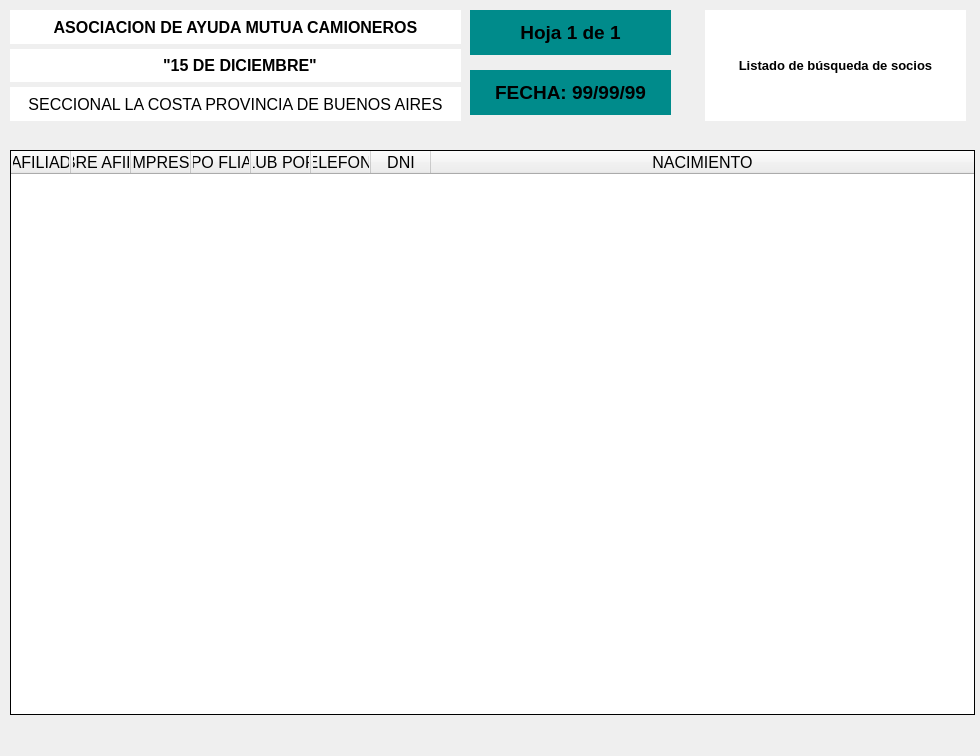
<?xml version="1.0" encoding="UTF-8"?>
<ui version="4.0">
 <class>PrintSociosBusqueda</class>
 <widget class="QWidget" name="PrintSociosBusqueda">
  <property name="geometry">
   <rect>
    <x>0</x>
    <y>0</y>
    <width>980</width>
    <height>756</height>
   </rect>
  </property>
  <property name="windowTitle">
   <string>Form</string>
  </property>
  <widget class="QLabel" name="labelFecha">
   <property name="geometry">
    <rect>
     <x>470</x>
     <y>70</y>
     <width>201</width>
     <height>45</height>
    </rect>
   </property>
   <property name="font">
    <font>
     <family>Arial</family>
     <pointsize>14</pointsize>
     <weight>75</weight>
     <bold>true</bold>
    </font>
   </property>
   <property name="styleSheet">
    <string notr="true">background-color: darkcyan;
color: black;</string>
   </property>
   <property name="text">
    <string>FECHA: 99/99/99</string>
   </property>
   <property name="alignment">
    <set>Qt::AlignCenter</set>
   </property>
  </widget>
  <widget class="QTableWidget" name="tableImpresion">
   <property name="geometry">
    <rect>
     <x>10</x>
     <y>150</y>
     <width>965</width>
     <height>565</height>
    </rect>
   </property>
   <property name="font">
    <font>
     <pointsize>12</pointsize>
    </font>
   </property>
   <property name="whatsThis">
    <string notr="true"/>
   </property>
   <property name="accessibleName">
    <string notr="true"/>
   </property>
   <property name="accessibleDescription">
    <string notr="true"/>
   </property>
   <property name="frameShape">
    <enum>QFrame::Box</enum>
   </property>
   <property name="frameShadow">
    <enum>QFrame::Plain</enum>
   </property>
   <property name="lineWidth">
    <number>1</number>
   </property>
   <property name="midLineWidth">
    <number>1</number>
   </property>
   <property name="verticalScrollBarPolicy">
    <enum>Qt::ScrollBarAlwaysOff</enum>
   </property>
   <property name="horizontalScrollBarPolicy">
    <enum>Qt::ScrollBarAlwaysOff</enum>
   </property>
   <property name="autoScroll">
    <bool>false</bool>
   </property>
   <property name="autoScrollMargin">
    <number>0</number>
   </property>
   <property name="editTriggers">
    <set>QAbstractItemView::NoEditTriggers</set>
   </property>
   <property name="tabKeyNavigation">
    <bool>false</bool>
   </property>
   <property name="showDropIndicator" stdset="0">
    <bool>false</bool>
   </property>
   <property name="dragDropOverwriteMode">
    <bool>false</bool>
   </property>
   <property name="alternatingRowColors">
    <bool>true</bool>
   </property>
   <property name="selectionMode">
    <enum>QAbstractItemView::NoSelection</enum>
   </property>
   <property name="showGrid">
    <bool>true</bool>
   </property>
   <property name="gridStyle">
    <enum>Qt::SolidLine</enum>
   </property>
   <property name="wordWrap">
    <bool>false</bool>
   </property>
   <property name="cornerButtonEnabled">
    <bool>false</bool>
   </property>
   <attribute name="horizontalHeaderVisible">
    <bool>true</bool>
   </attribute>
   <attribute name="horizontalHeaderDefaultSectionSize">
    <number>60</number>
   </attribute>
   <attribute name="horizontalHeaderHighlightSections">
    <bool>false</bool>
   </attribute>
   <attribute name="horizontalHeaderMinimumSectionSize">
    <number>60</number>
   </attribute>
   <attribute name="horizontalHeaderStretchLastSection">
    <bool>true</bool>
   </attribute>
   <attribute name="verticalHeaderVisible">
    <bool>false</bool>
   </attribute>
   <attribute name="verticalHeaderDefaultSectionSize">
    <number>20</number>
   </attribute>
   <attribute name="verticalHeaderHighlightSections">
    <bool>false</bool>
   </attribute>
   <attribute name="verticalHeaderMinimumSectionSize">
    <number>20</number>
   </attribute>
   <column>
    <property name="text">
     <string># AFILIADO</string>
    </property>
    <property name="textAlignment">
     <set>AlignHCenter|AlignVCenter|AlignCenter</set>
    </property>
   </column>
   <column>
    <property name="text">
     <string>NOMBRE AFILIADO</string>
    </property>
    <property name="textAlignment">
     <set>AlignHCenter|AlignVCenter|AlignCenter</set>
    </property>
   </column>
   <column>
    <property name="text">
     <string>EMPRESA</string>
    </property>
    <property name="textAlignment">
     <set>AlignHCenter|AlignVCenter|AlignCenter</set>
    </property>
   </column>
   <column>
    <property name="text">
     <string>GPO FLIAR</string>
    </property>
    <property name="textAlignment">
     <set>AlignHCenter|AlignVCenter|AlignCenter</set>
    </property>
   </column>
   <column>
    <property name="text">
     <string>CLUB PORV</string>
    </property>
    <property name="textAlignment">
     <set>AlignHCenter|AlignVCenter|AlignCenter</set>
    </property>
   </column>
   <column>
    <property name="text">
     <string>TELEFONO</string>
    </property>
    <property name="textAlignment">
     <set>AlignHCenter|AlignVCenter|AlignCenter</set>
    </property>
   </column>
   <column>
    <property name="text">
     <string>DNI</string>
    </property>
    <property name="textAlignment">
     <set>AlignHCenter|AlignVCenter|AlignCenter</set>
    </property>
   </column>
   <column>
    <property name="text">
     <string>NACIMIENTO</string>
    </property>
    <property name="textAlignment">
     <set>AlignHCenter|AlignVCenter|AlignCenter</set>
    </property>
   </column>
  </widget>
  <widget class="QWidget" name="verticalLayoutWidget_2">
   <property name="geometry">
    <rect>
     <x>700</x>
     <y>10</y>
     <width>271</width>
     <height>111</height>
    </rect>
   </property>
   <layout class="QVBoxLayout" name="verticalLayout_3">
    <property name="spacing">
     <number>5</number>
    </property>
    <property name="leftMargin">
     <number>5</number>
    </property>
    <property name="topMargin">
     <number>0</number>
    </property>
    <property name="rightMargin">
     <number>5</number>
    </property>
    <property name="bottomMargin">
     <number>0</number>
    </property>
    <item>
     <layout class="QHBoxLayout" name="horizontalLayout_21">
      <item>
       <widget class="QLabel" name="labelNotas">
        <property name="font">
         <font>
          <family>Arial</family>
          <pointsize>10</pointsize>
          <weight>75</weight>
          <bold>true</bold>
         </font>
        </property>
        <property name="styleSheet">
         <string notr="true">background-color: white;
color: black;</string>
        </property>
        <property name="text">
         <string>&lt;!DOCTYPE HTML PUBLIC &quot;-//W3C//DTD HTML 4.0//EN&quot; &quot;http://www.w3.org/TR/REC-html40/strict.dtd&quot;&gt;
&lt;html&gt;&lt;head&gt;&lt;meta name=&quot;qrichtext&quot; content=&quot;1&quot; /&gt;&lt;style type=&quot;text/css&quot;&gt;
p, li { white-space: pre-wrap; }
&lt;/style&gt;&lt;/head&gt;&lt;body style=&quot; font-family:'Arial'; font-size:10pt; font-weight:600; font-style:normal;&quot;&gt;
&lt;p align=&quot;center&quot; style=&quot; margin-top:0px; margin-bottom:0px; margin-left:0px; margin-right:0px; -qt-block-indent:0; text-indent:0px;&quot;&gt;Listado de búsqueda de socios&lt;/p&gt;&lt;/body&gt;&lt;/html&gt;</string>
        </property>
        <property name="alignment">
         <set>Qt::AlignCenter</set>
        </property>
       </widget>
      </item>
     </layout>
    </item>
   </layout>
  </widget>
  <widget class="QWidget" name="verticalLayoutWidget_3">
   <property name="geometry">
    <rect>
     <x>10</x>
     <y>10</y>
     <width>451</width>
     <height>111</height>
    </rect>
   </property>
   <layout class="QVBoxLayout" name="verticalLayout_5">
    <property name="spacing">
     <number>5</number>
    </property>
    <property name="margin">
     <number>0</number>
    </property>
    <item>
     <layout class="QHBoxLayout" name="horizontalLayout_16">
      <item>
       <widget class="QLabel" name="label_12">
        <property name="font">
         <font>
          <family>Arial</family>
          <pointsize>12</pointsize>
          <weight>75</weight>
          <bold>true</bold>
         </font>
        </property>
        <property name="styleSheet">
         <string>background-color: white;
color: black;</string>
        </property>
        <property name="text">
         <string>ASOCIACION DE AYUDA MUTUA CAMIONEROS</string>
        </property>
        <property name="alignment">
         <set>Qt::AlignCenter</set>
        </property>
       </widget>
      </item>
     </layout>
    </item>
    <item>
     <layout class="QHBoxLayout" name="horizontalLayout_17">
      <item>
       <widget class="QLabel" name="label_13">
        <property name="font">
         <font>
          <family>Arial</family>
          <pointsize>12</pointsize>
          <weight>75</weight>
          <bold>true</bold>
         </font>
        </property>
        <property name="styleSheet">
         <string>background-color: white;
color: black;</string>
        </property>
        <property name="text">
         <string>  &quot;15 DE DICIEMBRE&quot;</string>
        </property>
        <property name="alignment">
         <set>Qt::AlignCenter</set>
        </property>
       </widget>
      </item>
     </layout>
    </item>
    <item>
     <layout class="QHBoxLayout" name="horizontalLayout_18">
      <item>
       <widget class="QLabel" name="label_14">
        <property name="font">
         <font>
          <family>Arial</family>
          <pointsize>12</pointsize>
          <weight>50</weight>
          <bold>false</bold>
         </font>
        </property>
        <property name="styleSheet">
         <string>background-color: white;
color: black;</string>
        </property>
        <property name="text">
         <string>SECCIONAL LA COSTA PROVINCIA DE BUENOS AIRES</string>
        </property>
        <property name="alignment">
         <set>Qt::AlignCenter</set>
        </property>
       </widget>
      </item>
     </layout>
    </item>
   </layout>
  </widget>
  <widget class="QLabel" name="labelHoja">
   <property name="geometry">
    <rect>
     <x>470</x>
     <y>10</y>
     <width>201</width>
     <height>45</height>
    </rect>
   </property>
   <property name="font">
    <font>
     <family>Arial</family>
     <pointsize>14</pointsize>
     <weight>75</weight>
     <bold>true</bold>
    </font>
   </property>
   <property name="styleSheet">
    <string notr="true">background-color: darkcyan;
color: black;</string>
   </property>
   <property name="text">
    <string>Hoja 1 de 1</string>
   </property>
   <property name="alignment">
    <set>Qt::AlignCenter</set>
   </property>
  </widget>
 </widget>
 <resources/>
 <connections/>
</ui>
